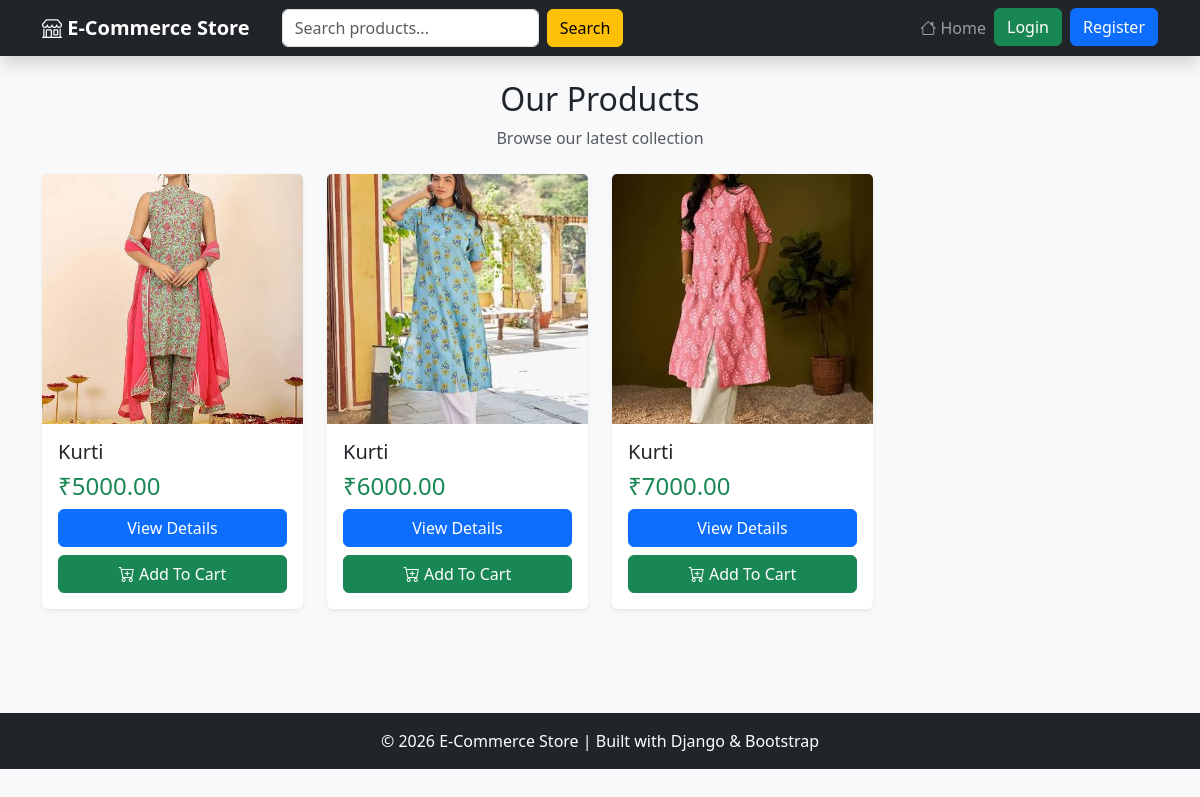
Before: / with the older database file.
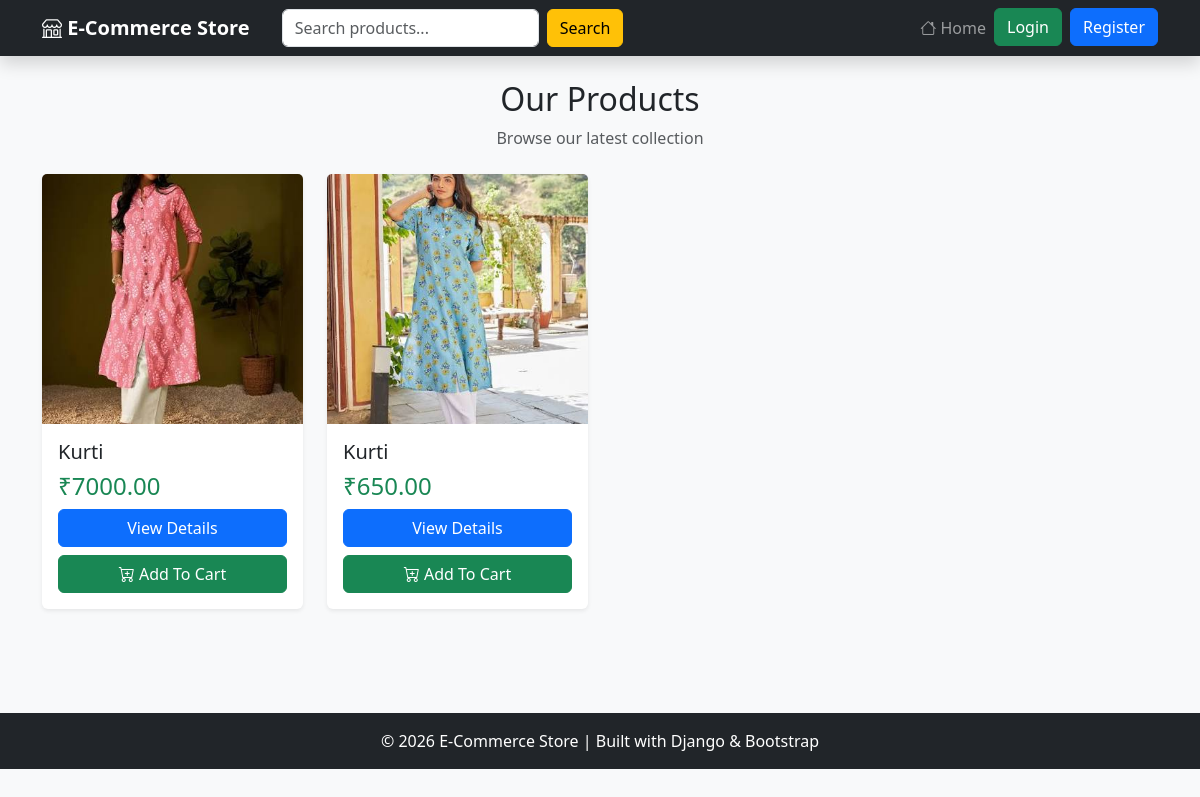
After: the same page with the newer database file.
### store/models.py (models this page shows, shortened)
class Product(models.Model):
    category = models.ForeignKey(Category, on_delete=models.CASCADE)
    name = models.CharField(max_length=200)
    price = models.DecimalField(max_digits=10, decimal_places=2)
    description = models.TextField()
    image = models.ImageField(
        upload_to='products/',
        blank=True,
        null=True
    )

### store/views.py (the view)
# urls.py: path('', views.product_list, name='product_list'),
def product_list(request):
    query = request.GET.get('q')
    if query:
        products = Product.objects.filter(
            Q(name__icontains=query) |
            Q(description__icontains=query)
        )
    else:
        products = Product.objects.all()
    return render(
        request,
        'store/product_list.html',
        {'products': products}
    )

### store/templates/store/product_list.html (shortened to what this page needs)
{% extends 'store/base.html' %}
{% block content %}
<div class="text-center mb-4">
    <h2>Our Products</h2>
    <p class="text-muted">
        Browse our latest collection
    </p>
</div>
<div class="row">
{% for product in products %}
<div class="col-md-4 col-lg-3 mb-4">
    <div class="card h-100 shadow-sm border-0 product-card">
        {% if product.image %}
        <img src="{{ product.image.url }}"
             class="card-img-top"
             style="height:250px; object-fit:cover;"
             alt="{{ product.name }}">
        {% else %}
        <img src="https://via.placeholder.com/300x250"
             class="card-img-top"
             alt="No Image">
        {% endif %}
        <div class="card-body d-flex flex-column">
            <h5 class="card-title">
                {{ product.name }}
            </h5>
            <h4 class="text-success">
                ₹{{ product.price }}
            </h4>
            <div class="mt-auto">
                <a href="{% url 'product_detail' product.id %}"
                   class="btn btn-primary w-100 mb-2">
                    View Details
                </a>
                <a href="{% url 'add_to_cart' product.id %}"
                   class="btn btn-success w-100">
                    <i class="bi bi-cart-plus"></i>
                    Add To Cart
                </a>
            </div>
        </div>
    </div>
</div>
{% empty %}
<div class="col-12">
    <div class="alert alert-info text-center">
        No Products Available
    </div>
</div>
{% endfor %}
</div>
{% endblock %}

### store/templates/store/base.html (shortened to what this page needs)
<!DOCTYPE html>
<html lang="en">
<head>
    <link href="https://cdn.jsdelivr.net/npm/bootstrap@5.3.3/dist/css/bootstrap.min.css" rel="stylesheet">
    <link rel="stylesheet"
          href="https://cdn.jsdelivr.net/npm/bootstrap-icons@1.11.3/font/bootstrap-icons.css">
</head>
<body>
<nav class="navbar navbar-expand-lg navbar-dark bg-dark shadow">
    <div class="container">
        <a class="navbar-brand" href="/">
            <i class="bi bi-shop"></i>
            E-Commerce Store
        </a>
        <form class="d-flex mx-3" method="GET" action="/">
            <input
                class="form-control me-2"
                type="search"
                name="q"
                placeholder="Search products..."
                value="{{ request.GET.q }}"
            >
            <button class="btn btn-warning" type="submit">
                Search
            </button>
        </form>
        <div class="collapse navbar-collapse" id="navbarNav">
            <ul class="navbar-nav ms-auto">
                <li class="nav-item">
                    <a class="nav-link" href="/">
                        <i class="bi bi-house"></i>
                        Home
                    </a>
                </li>
                {% if user.is_authenticated %}
                <li class="nav-item">
                    <a class="nav-link" href="{% url 'wishlist' %}">
                        ❤️ Wishlist
                    </a>
                </li>
                <li class="nav-item">
                    <a class="nav-link" href="{% url 'cart' %}">
                        <i class="bi bi-cart3"></i>
                        Cart
                    </a>
                </li>
                <li class="nav-item">
                    <a class="nav-link" href="{% url 'my_orders' %}">
                        <i class="bi bi-bag-check"></i>
                        Orders
                    </a>
                </li>
                <li class="nav-item">
                    <span class="nav-link">
                        <i class="bi bi-person-circle"></i>
                        {{ user.username }}
                    </span>
                </li>
                <li class="nav-item">
                    <a class="btn btn-danger ms-2"
                       href="{% url 'logout' %}">
                        Logout
                    </a>
                </li>
                {% else %}
                <li class="nav-item">
                    <a class="btn btn-success me-2"
                       href="{% url 'login' %}">
                        Login
                    </a>
                </li>
                <li class="nav-item">
                    <a class="btn btn-primary"
                       href="{% url 'register' %}">
                        Register
                    </a>
                </li>
                {% endif %}
            </ul>
        </div>
    </div>
</nav>
<div class="container mt-4">
    {% block content %}
    {% endblock %}
</div>
<footer class="bg-dark text-white text-center py-3">
    <div class="container">
        <p class="mb-0">
            © 2026 E-Commerce Store | Built with Django & Bootstrap
        </p>
    </div>
</footer>
</body>
</html>

### store/templates/store/base.html (style rules this page uses)
body { background-color:#f8f9fa; }
.navbar { position: sticky; top: 0; z-index: 1000; backdrop-filter: blur(10px); }
.navbar-brand { font-weight:bold; }
.product-card { transition:0.3s; }
footer { margin-top:80px; }

Changed rows visible on the page:
removed Product: image (picture), name "Kurti", price "5000.00"
removed Product: image (picture), name "Kurti", price "6000.00"
added Product: image (picture), name "Kurti", price "650.00"
